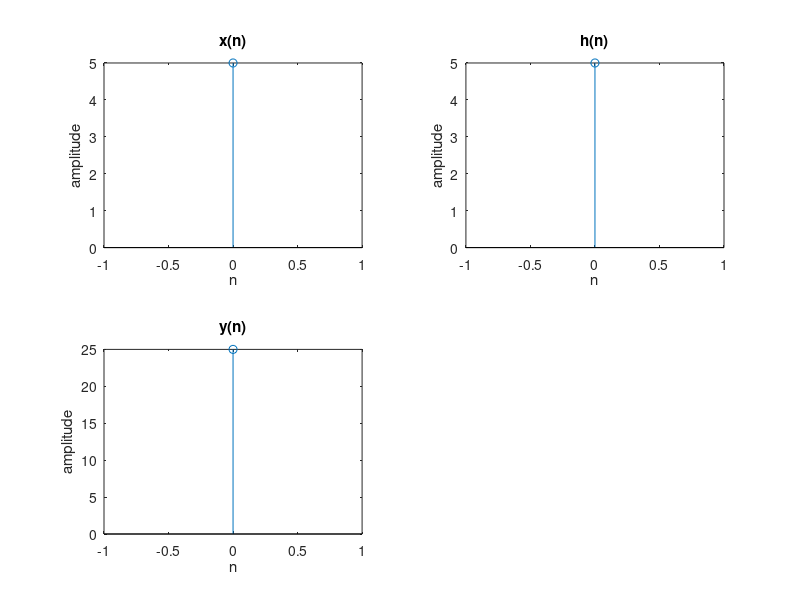

The MATLAB script that drew this image:
 clc;
clear;
x=input('Enter the sequence x(n) ');
L=length(x);
h=input('Enter the sequence h(n) ');
M=length(h);

N=L+M-1;
X=[x,zeros(1,N-L)];
H=[h,zeros(1,N-M)];
Y=[zeros(1,N)];

for n=1:N
    for m=1:N
        if(n-m<0)
            k=N+n-m+1;
        else
            k=n-m+1;
        end
        Y(n)=Y(n)+(X(k)*H(m));
    end
end

disp(Y);
t=0:N-1;
subplot(2,2,1);
stem(t,X);
title('x(n)');
xlabel('n');
ylabel('amplitude');
subplot(2,2,2);
stem(t,H);
title('h(n)');
xlabel('n');
ylabel('amplitude');
subplot(2,2,3);
stem(t,Y);
title('y(n)');
xlabel('n');
ylabel('amplitude');
